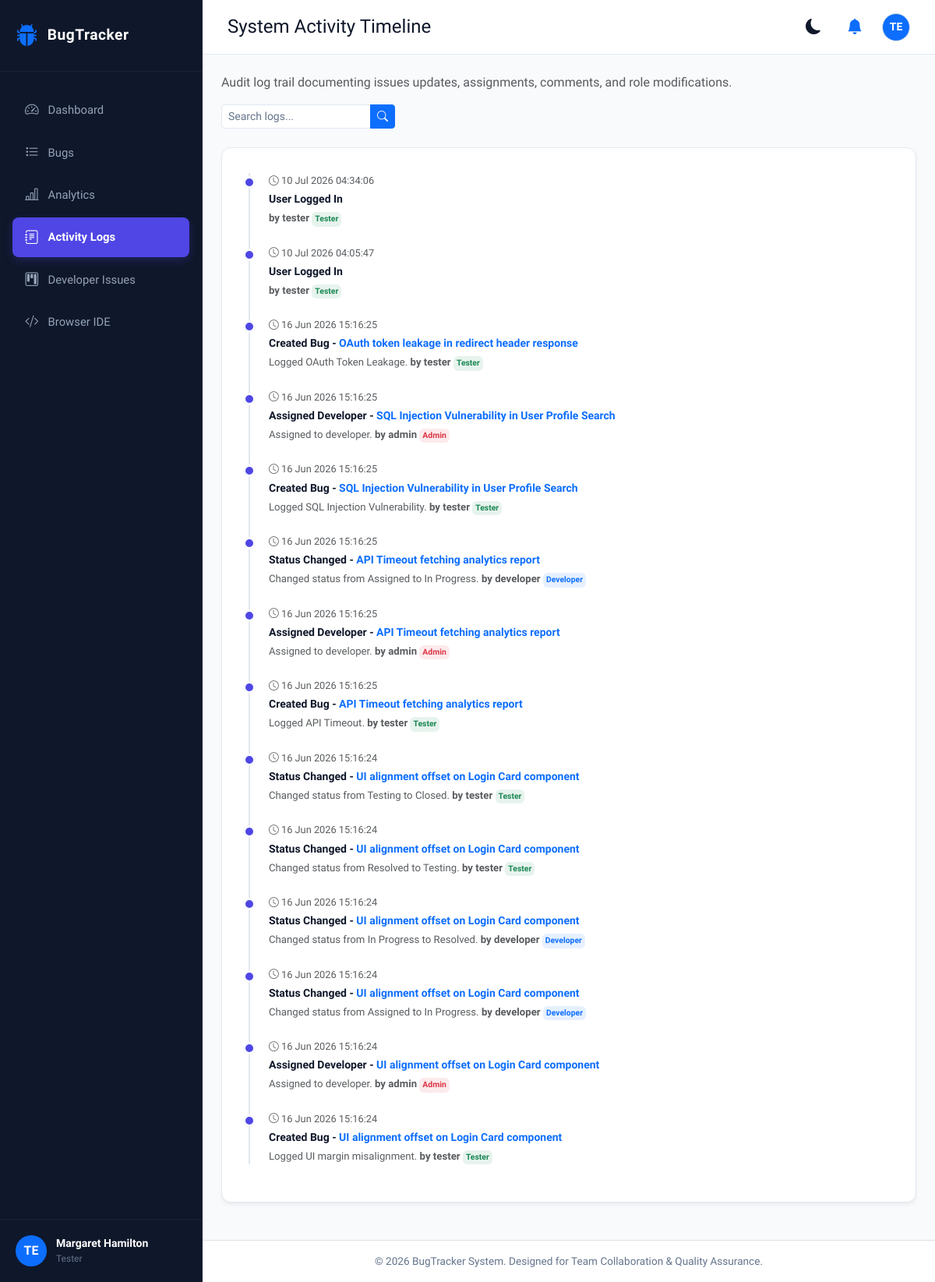
Before: /activity-logs/ (signed in) with the older database file.
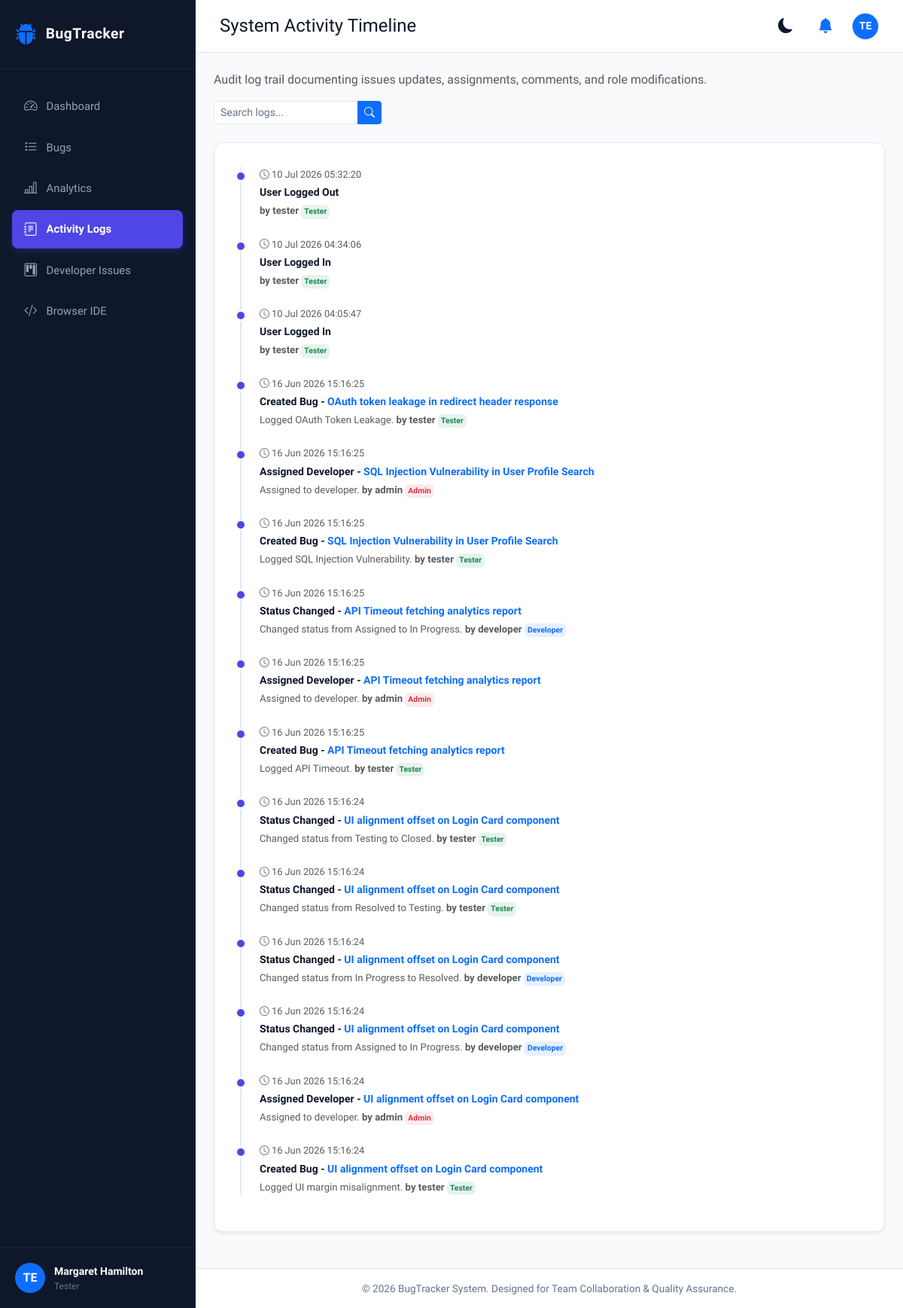
After: the same page with the newer database file.
### tracker/models.py (models this page shows, shortened)
class ActivityLog(models.Model):
    user = models.ForeignKey(User, on_delete=models.CASCADE, related_name='activity_logs')
    bug = models.ForeignKey(Bug, on_delete=models.CASCADE, null=True, blank=True, related_name='activity_logs')
    action = models.CharField(max_length=100) # e.g. Created Bug, Assigned Developer, Changed Status, Comment Added
    details = models.TextField(blank=True, null=True)
    created_at = models.DateTimeField(auto_now_add=True)
    class Meta:
        ordering = ['-created_at']

class UserProfile(models.Model):
    user = models.OneToOneField(User, on_delete=models.CASCADE, related_name='profile')
    role = models.CharField(max_length=20, choices=ROLE_CHOICES, default=ROLE_DEVELOPER)
    photo = models.ImageField(upload_to='profile_pics/', blank=True, null=True)
    joined_date = models.DateTimeField(auto_now_add=True)

class Bug(models.Model):
    title = models.CharField(max_length=255)
    description = models.TextField()
    project_name = models.CharField(max_length=100)
    module_name = models.CharField(max_length=100)
    bug_type = models.CharField(max_length=50, choices=BUG_TYPE_CHOICES, default=BUG_TYPE_FUNCTIONAL)
    priority = models.CharField(max_length=20, choices=PRIORITY_CHOICES, default=PRIORITY_MEDIUM)
    severity = models.CharField(max_length=20, choices=SEVERITY_CHOICES, default=SEVERITY_MAJOR)
    status = models.CharField(max_length=20, choices=STATUS_CHOICES, default=STATUS_OPEN)
    created_by = models.ForeignKey(User, on_delete=models.SET_NULL, null=True, related_name='created_bugs')
    assigned_to = models.ForeignKey(User, on_delete=models.SET_NULL, null=True, blank=True, related_name='assigned_bugs')
    created_at = models.DateTimeField(auto_now_add=True)
    updated_at = models.DateTimeField(auto_now=True)
    class Meta:
        ordering = ['-created_at']

### tracker/views.py (the view, shortened to what this page needs)
# urls.py: path('activity-logs/', views.activity_logs_view, name='activity_logs'),
@login_required
def activity_logs_view(request):
    user = request.user
    role = user.profile.role
    if role == ROLE_ADMIN:
        logs = ActivityLog.objects.all()
    else:
        logs = ActivityLog.objects.filter(
            Q(user=user) | Q(bug__assigned_to=user) | Q(bug__created_by=user)
        )
    search = request.GET.get('q')
    return render(request, 'tracker/activity_logs.html', {'logs': logs, 'search_query': search})

### tracker/context_processors.py (called while the page is built)
def global_settings(request):
    if request.user.is_authenticated:
        unread_notifications = Notification.objects.filter(recipient=request.user, is_read=False)
        unread_count = unread_notifications.count()
        role = None
        if hasattr(request.user, 'profile'):
            role = request.user.profile.role
        return {
            'global_unread_notifications': unread_notifications[:5],
            'global_unread_count': unread_count,
            'global_user_role': role,
        }
    return {
        'global_unread_notifications': [],
        'global_unread_count': 0,
        'global_user_role': None,
    }

### tracker/templates/tracker/activity_logs.html (shortened to what this page needs)
{% extends 'base.html' %}
{% block page_title %}System Activity Timeline{% endblock %}
{% block content %}
<div class="row mb-4">
  <div class="col-12 d-flex flex-wrap align-items-center justify-content-between gap-3">
    <div>
      <p class="text-muted mb-0">Audit log trail documenting issues updates, assignments, comments, and role modifications.</p>
    </div>
    <div class="col-sm-4 col-md-3">
      <form method="GET" action="{% url 'activity_logs' %}">
        <div class="input-group input-group-sm">
          <input type="text" name="q" class="form-control" placeholder="Search logs..." value="{{ search_query|default:"" }}">
          <button type="submit" class="btn btn-primary"><i class="bi bi-search"></i></button>
        </div>
      </form>
    </div>
  </div>
</div>
<div class="row">
  <div class="col-lg-12">
    <div class="card-custom">
      <div class="timeline-container mt-2">
        {% if logs %}
          {% for log in logs %}
            <div class="timeline-item">
              <span class="timeline-timestamp d-block mb-1 text-muted" style="font-size: 0.8rem;">
                <i class="bi bi-clock"></i> {{ log.created_at|date:"d M Y H:i:s" }}
              </span>
              <div class="timeline-title">
                {{ log.action }}
                {% if log.bug %}
                  - <a href="{% url 'bug_detail' log.bug.pk %}" class="text-primary text-decoration-none">{{ log.bug.title }}</a>
                {% endif %}
              </div>
              <div class="timeline-details text-muted mt-1">
                {{ log.details|default:"" }}
                <span class="text-main fw-semibold">by {{ log.user.username }}</span>
                {% if log.user.profile.role %}
                  <span class="badge {% if log.user.profile.role == 'Admin' %}bg-danger bg-opacity-10 text-danger{% elif log.user.profile.role == 'Developer' %}bg-primary bg-opacity-10 text-primary{% else %}bg-success bg-opacity-10 text-success{% endif %} p-1" style="font-size:0.65rem;">
                    {{ log.user.profile.role }}
                  </span>
                {% endif %}
              </div>
            </div>
          {% endfor %}
        {% else %}
          <div class="text-center py-5 text-muted">
            <i class="bi bi-journal-x d-block mb-2" style="font-size: 2.5rem;"></i>
            No activity log matches your request.
          </div>
        {% endif %}
      </div>
    </div>
  </div>
</div>
{% endblock %}

Changed rows visible on the page:
added ActivityLog: created_at "10 Jul 2026 05:32:20", action "User Logged Out", user.username "tester", user.profile.role "Tester"
